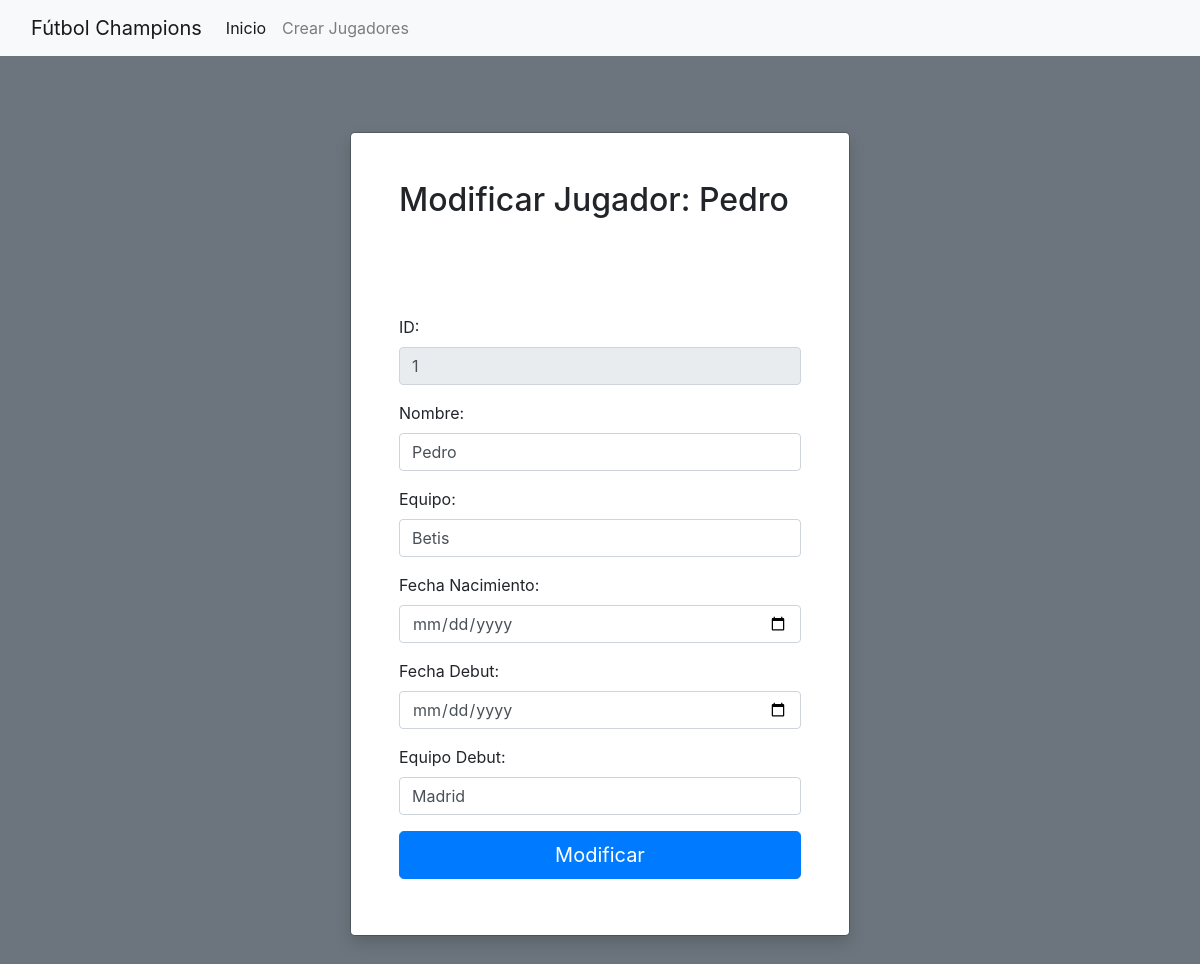
Before: /futbol/modificar/1 with the older database file.
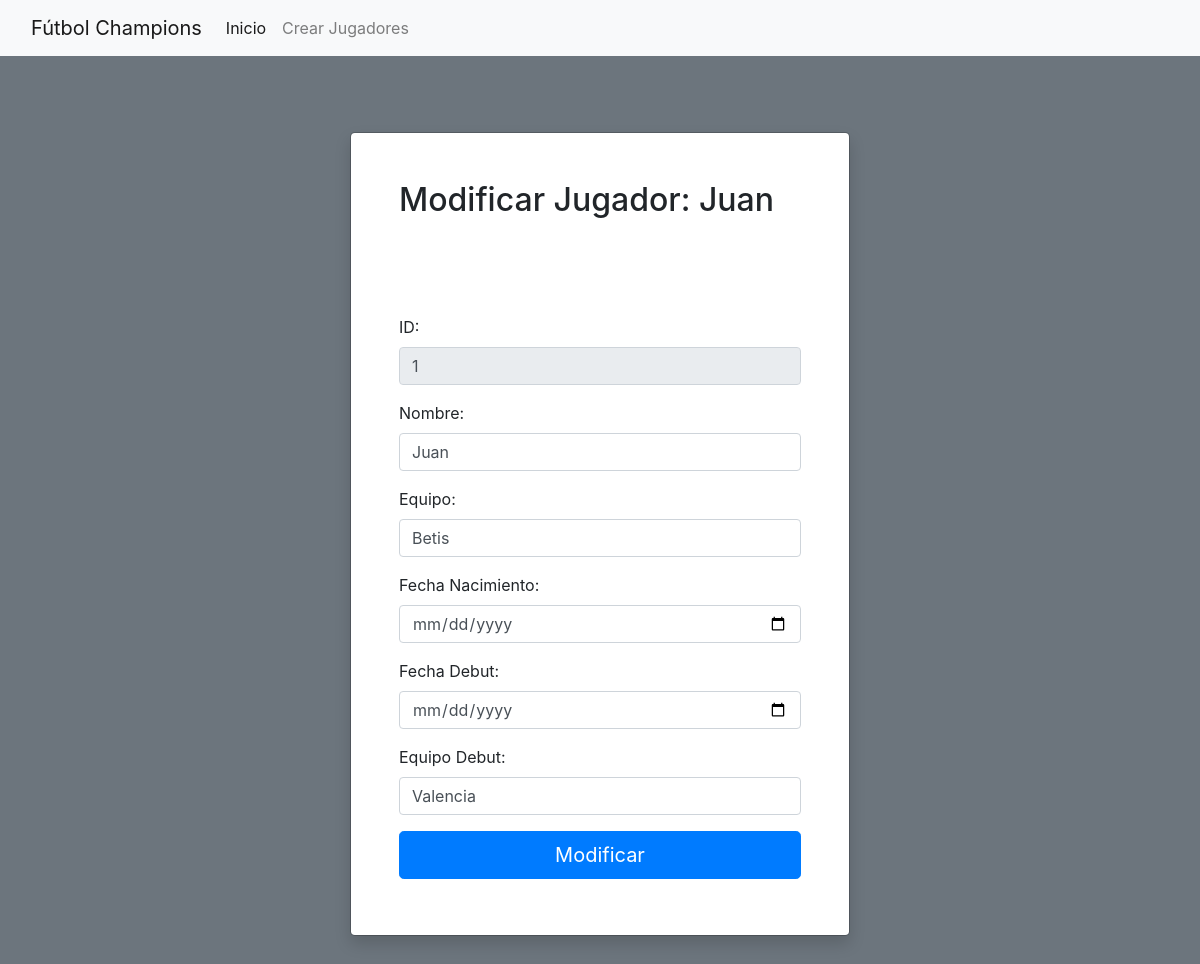
After: the same page with the newer database file.
### futbol/models.py (models this page shows, shortened)
class Futbolista(models.Model):
    id = models.IntegerField(primary_key=True, default=1)
    nombre = models.TextField()
    equipo = models.TextField(max_length=150,default="pendiente")
    fecha_nacimiento = models.DateField()
    fecha_debut = models.DateField(default=None)
    equipo_debut = models.TextField(default=None)

### futbol/views.py (the view, shortened to what this page needs)
# urls.py: path('modificar/<int:id>', modifcarJugador),
def modifcarJugador(request,id):
    if request.method == "GET":
        j = Futbolista.objects.filter(id=id).first()
        return render(request, 'modificar.html', {'j': j})

### templates/modificar.html (shortened to what this page needs)
<!DOCTYPE html>
<html lang="en">
<head>
</head>
<body>
	  {% load bootstrap4 %}
	  {% bootstrap_css %}
	  {% load static %}
<nav class="navbar navbar-expand-lg navbar-light bg-light">
  <div class="container-fluid">
    <a class="navbar-brand" href="#">Fútbol Champions</a>
    <div class="collapse navbar-collapse" id="navbarSupportedContent">
      <ul class="navbar-nav me-auto mb-2 mb-lg-0">
        <li class="nav-item">
          <a class="nav-link active" aria-current="page" href="http://127.0.0.1:8000/futbol/index/">Inicio</a>
        </li>
          <li class="nav-item">
          <a class="nav-link" href="http://127.0.0.1:8000/futbol/crearjugador/">Crear Jugadores</a>
        </li>
      </ul>
    </div>
  </div>
</nav>
<form action="" method="POST">
<div class="modal modal-signin position-static d-block bg-secondary py-5" tabindex="-1" role="dialog" id="modalSignin">
  <div class="modal-dialog" role="document">
    <div class="modal-content rounded-4 shadow">
      <div class="modal-header p-5 pb-4 border-bottom-0">
        <h2 class="fw-bold mb-0">Modificar Jugador: {{ j.nombre }}</h2>
      </div>
      <div class="modal-body p-5 pt-0">
        <form class="">
          <div class="form-floating mb-3">
              <label for="id">ID:</label>
            <input type="number" class="form-control rounded-3" id="id" name="id" value="{{ j.id }}" readonly required >
          </div>
          <div class="form-floating mb-3">
              <label for="nombre"> Nombre: </label>
            <input type="text" class="form-control rounded-3" id="nombre" name="nombre" value="{{ j.nombre }}">
          </div>
            <div class="form-floating mb-3">
                <label for="equipo"> Equipo: </label>
            <input type="text" class="form-control rounded-3" id="equipo" name="equipo" value="{{ j.equipo }}">
          </div>
            <div class="form-floating mb-3">
                              <label for="fecha_nacimiento"> Fecha Nacimiento: </label>
            <input type="date" class="form-control rounded-3" id="fecha_nacimiento" name="fecha_nacimiento" value="{{ j.fecha_nacimiento }}">
          </div>
            <div class="form-floating mb-3">
                              <label for="fecha_debut"> Fecha Debut: </label>
            <input type="date" class="form-control rounded-3" id="fecha_debut" name="fecha_debut" value="{{ j.fecha_debut }}">
          </div>
            <div class="form-floating mb-3">
                <label for="equipo_debut"> Equipo Debut: </label>
            <input type="text" class="form-control rounded-3" id="equipo_debut" name="equipo_debut" value="{{ j.equipo_debut }}">
          </div>
          <button class="w-100 mb-2 btn btn-lg rounded-3 btn-primary" type="submit" value="Modificar">Modificar</button>
        </form>
      </div>
    </div>
  </div>
</div>
</form>
</body>
</html>

Changed rows visible on the page:
changed Futbolista "Betis": nombre "Pedro" → "Juan"; equipo_debut "Madrid" → "Valencia"
